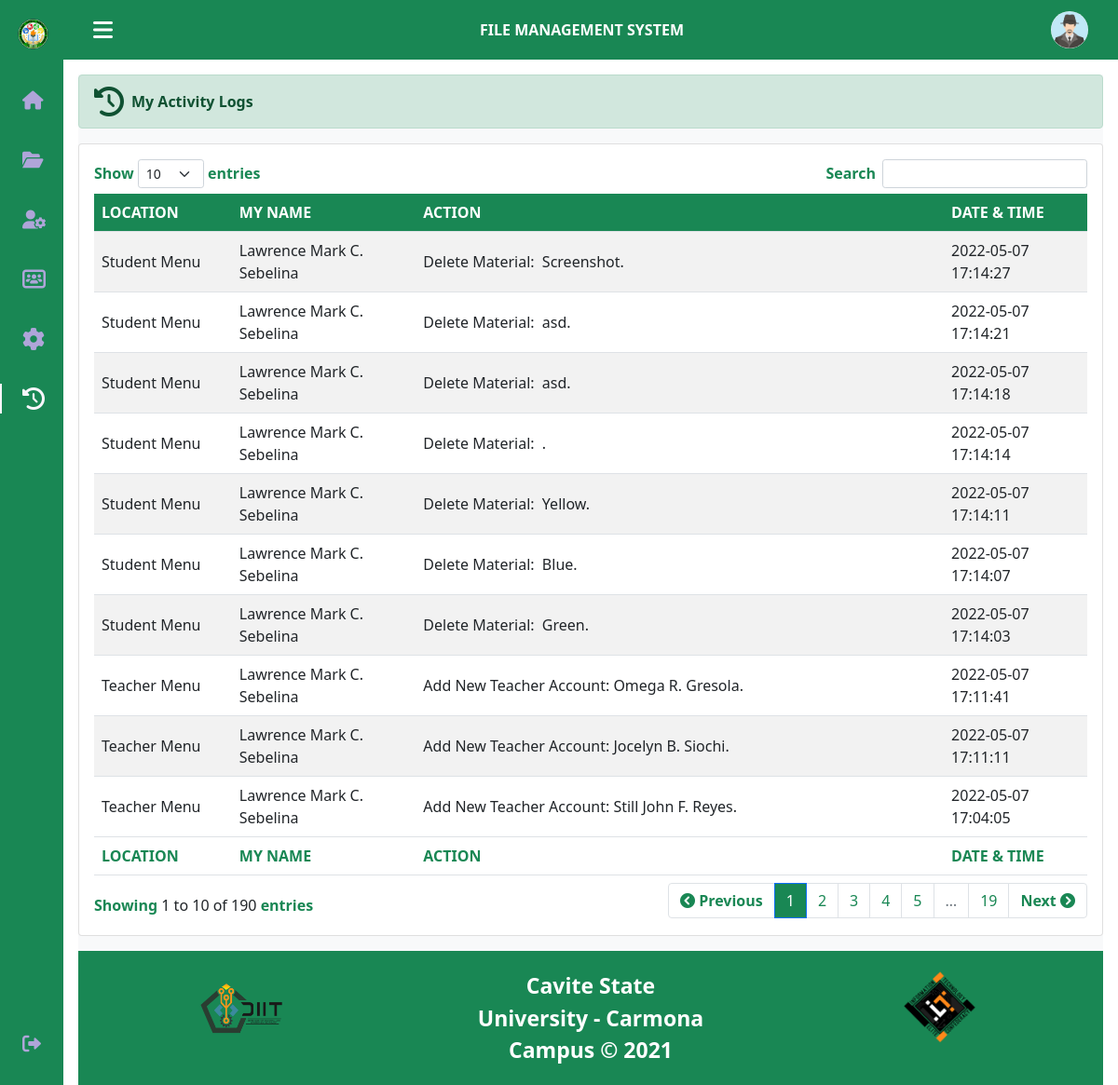
Page /adminLogs.php (signed in) on the committed database.
### tables this page shows
CREATE TABLE `user` (
  `user_id` int(11) NOT NULL,
  `username` varchar(150) NOT NULL,
  `password` varchar(150) NOT NULL,
  `firstname` varchar(100) NOT NULL,
  `middlename` varchar(100) NOT NULL,
  `lastname` varchar(100) NOT NULL,
  `location` varchar(100) NOT NULL,
  `date` datetime NOT NULL DEFAULT current_timestamp()
);

CREATE TABLE `activitylogs` (
  `id` int(11) NOT NULL,
  `activity` varchar(100) NOT NULL,
  `user_type` varchar(100) NOT NULL,
  `name` varchar(100) NOT NULL,
  `user_id` int(11) NOT NULL,
  `teacher_id` int(11) NOT NULL,
  `student_id` int(11) NOT NULL,
  `action` varchar(100) NOT NULL,
  `date` datetime NOT NULL DEFAULT current_timestamp()
);

### session.php (called while the page is built, shortened)
<?php
    $session_id=$_SESSION['id'];
?>

### adminLogs.php (the view, shortened to what this page needs)
<?php
    include('header.php');
    include('session.php');
    $user_query = mysqli_query($conn,"SELECT * FROM user WHERE user_id='$session_id'") or die(mysqli_error());
    $user_row = mysqli_fetch_array($user_query);
?>
<body class="body" id="body">
    <header class="sidenav-header bg-success" id="sidenav-header">
        <div class="sidenav-toggle">
            <i class="fa-solid fa-bars" id="sidenav-toggle-icon" title="Menu"></i>
        </div>
        <div class="sidenav-title">
            <p>
                FILE MANAGEMENT SYSTEM
            </p>
        </div>
        <div class="sidenav-logo">
            <img src="<?php echo $user_row['location']; ?>" data-bs-toggle="modal" data-bs-target="#imageZoomAdmin" alt="">
        </div>
    </header>
    <div class="sidenavbar" id="sidenavbar">
        <nav class="sidenavbar-content">
            <div>
                <a href="#" class="sidenavbar-logo" title="Cavite State University - Carmona (FMS)"><img class="sidenavbar-img" src="images/logo.png" alt=""><span class="sidenavbar-title">CVSU-CARMONA</span></a>
                <div class="sidenavbar-menus">
                    <a href="adminHome.php" class="sidenavbar-menu" title="Home"> <i class="fa-solid fa-house  nav-icon"></i> <span class="sidenavbar-menu-title">Home</span> </a>
                    <a href="adminFile.php" class="sidenavbar-menu" title="Manage Files"> <i class="fa-solid fa-folder-open nav-icon"></i> <span class="sidenavbar-menu-title">Manage Files</span> </a>
                    <a href="adminStudents.php" class="sidenavbar-menu" title="Manage Accounts"> <i class="fa-solid fa-user-gear nav-icon"></i> <span class="sidenavbar-menu-title">Manage Accounts</span> </a>
                    <a href="adminEntry.php" class="sidenavbar-menu" title="Manage Classes"> <i class="fa-solid fa-users-rectangle nav-icon"></i> <span class="sidenavbar-menu-title">Manage Classes</span> </a>
                    <a href="adminSettings.php" class="sidenavbar-menu" title="Settings"> <i class="fa-solid fa-gear fa-xl nav-icon"></i> <span class="sidenavbar-menu-title">Departments</span> </a>
                    <a href="#" class="sidenavbar-menu active" title="My Activity"> <i class="fa-solid fa-clock-rotate-left fa-xl nav-icon"></i> <span class="sidenavbar-menu-title">My Activity</span> </a>
                </div>
            </div>
                <a href="#" role="button" name="signout" onclick="out();" class="sidenavbar-menu signout" title="Sign Out"> <i class="fa-solid fa-right-from-bracket nav-icon"></i> <span class="sidenavbar-menu-title">Sign Out</span> </a>
        </nav>
    </div>
    <div class="main-content bg-light">
        <div class="alert alert-success d-flex align-items-center mt-3" role="alert">
            <i class="fa-solid fa-clock-rotate-left fa-2xl me-2"></i>
            <div>
                <strong>My Activity Logs</strong>
            </div>
        </div>
        <div class="card mb-3">
            <div class="card-body">
                <table id="example" class="table table-striped display" style="width:100%">
                    <thead>
                        <tr>
                            <th>Location</th>
                            <th>My Name</th>
                            <th>Action</th>
                            <th>Date & Time</th>
                        </tr>
                    </thead>
                    <tbody>
                        <?php
                            $query = mysqli_query($conn,"SELECT * FROM activitylogs WHERE user_type = 'Admin' AND user_id = '$session_id' ORDER BY date DESC") or die(mysqli_error());
                            while ($row = mysqli_fetch_assoc($query)) {
                                ?>
                            <tr class="odd gradeX">
                                <td><?php echo $row['activity']; ?></td>
                                <td><?php echo $row['name']; ?></td>
                                <td><?php echo $row['action']; ?></td>
                                <td><?php echo $row['date']; ?></td>
                            </tr>
                        <?php } ?>
                    </tbody>
                    <tfoot>
                        <tr>
                            <th>Location</th>
                            <th>My Name</th>
                            <th>Action</th>
                            <th>Date & Time</th>
                        </tr>
                    </tfoot>
                </table>
            </div>
        </div>
        <?php include('footer.php'); ?>
    </div>
</body>

### css/style.css (style rules this page uses)
* { box-sizing: border-box; margin: 0; padding: 0; }
body { font-family: Arial, Helvetica, sans-serif; overflow-x: hidden; }
.body { position: relative; margin: 3rem 0 0 0; padding: 0 1rem; transition: .5s; }
.body a { text-decoration: none; }
.sidenav-header { width: 100%; height: 3rem; position: fixed; top: 0; left: 0; display: flex; align-items: center; justify-content: space-between; padding: 0 1rem; background-color: #F7F6FB; z-index: 100; transition: .5s; }
.sidenav-toggle { color: #fff; font-size: 1.5rem; cursor: pointer; }
.sidenav-logo { width: 2.188rem; height: 2.188rem; display: flex; justify-content: center; border-radius: 50%; overflow: hidden; }
.sidenav-logo img { width: 2.5rem; cursor: -webkit-pointer; cursor: pointer; }
.sidenav-title { margin-top: 1rem; text-align: center; font-weight: bold; color: #fff; }
.sidenavbar-img { width: 2.188rem; height: 2.188rem; position: absolute; }
.sidenavbar-img { height: 2.188rem; position: absolute; }
.sidenavbar { position: fixed; top: 0; left: -30%; width: 4.25rem; height: 100%; background-color: #198754; padding: .5rem 1rem 0 0; transition: .5s; z-index: 100; }
.sidenavbar-content { height: 100%; display: flex; flex-direction: column; justify-content: space-between; overflow: hidden; }
.sidenavbar-logo, .sidenavbar-menu { display: grid; grid-template-columns: max-content max-content; align-items: center; column-gap: 1rem; }
.sidenavbar-menu { padding: .5rem 0 .5rem 1.5rem; }
.sidenavbar-logo { padding: .5rem 0 .5rem 1.150rem; }
.sidenavbar-logo { margin-bottom: 2rem; }
.sidenavbar-menu { position: relative; color: #AFA5D9; margin-bottom: 1.5rem; transition: .3s; }
.nav-icon { font-size: 1.25rem; }
.sidenavbar-menus .active { color: #F7F6FB; }
.sidenavbar-menus .active::before { content: ''; position: absolute; left: 0; width: 0.125rem; height: 2rem; background-color: #F7F6FB; box-sizing: border-box; }
.main-content { height: auto; margin-top: 5rem; }
@media screen and (min-width: 48rem) { .body { margin: 4rem 0 0 0; padding-left: 5.25rem; } }
@media screen and (min-width: 48rem) { .sidenav-header { height: 4rem; padding: 0 2rem 0 6.25rem; } }
@media screen and (min-width: 48rem) { .sidenav-logo { width: 2.5rem; height: 2.5rem; } }
@media screen and (min-width: 48rem) { .sidenav-logo img { width: 2.813; } }
@media screen and (min-width: 48rem) { .sidenavbar { left: 0; padding: 1rem 1rem 0 0; } }
.table td, .table th { vertical-align: middle; }
.dataTable th { font-weight: bold; text-transform: uppercase; }
table.dataTable thead tr { background-color: #198754; color: #fff; }
table.dataTable tfoot tr { background-color: #fff; color: #198754; }

### rows in the picture
user: location (placeholder picture)
activitylogs: activity "Student Menu", name "Lawrence Mark C. Sebelina", action "Delete Material: Screenshot.", date "2022-05-07 17:14:27"
activitylogs: activity "Student Menu", name "Lawrence Mark C. Sebelina", action "Delete Material: asd.", date "2022-05-07 17:14:21"
activitylogs: activity "Student Menu", name "Lawrence Mark C. Sebelina", action "Delete Material: asd.", date "2022-05-07 17:14:18"
activitylogs: activity "Student Menu", name "Lawrence Mark C. Sebelina", action "Delete Material: .", date "2022-05-07 17:14:14"
activitylogs: activity "Student Menu", name "Lawrence Mark C. Sebelina", action "Delete Material: Yellow.", date "2022-05-07 17:14:11"
activitylogs: activity "Student Menu", name "Lawrence Mark C. Sebelina", action "Delete Material: Blue.", date "2022-05-07 17:14:07"
activitylogs: activity "Student Menu", name "Lawrence Mark C. Sebelina", action "Delete Material: Green.", date "2022-05-07 17:14:03"
activitylogs: activity "Teacher Menu", name "Lawrence Mark C. Sebelina", action "Add New Teacher Account: Omega R. Gresola.", date "2022-05-07 17:11:41"
activitylogs: activity "Teacher Menu", name "Lawrence Mark C. Sebelina", action "Add New Teacher Account: Jocelyn B. Siochi.", date "2022-05-07 17:11:11"
activitylogs: activity "Teacher Menu", name "Lawrence Mark C. Sebelina", action "Add New Teacher Account: Still John F. Reyes.", date "2022-05-07 17:04:05"
